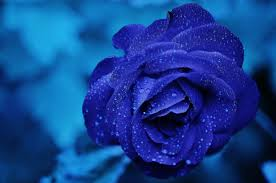
#> input picture img.jpeg, 276 x 183 px
$ python blurring.py --image img.jpeg
#> lines starting #> are read from the running program, lines starting #| are printed output that depends on the picture
import numpy as np
import cv2 as cv
import argparse

parser = argparse.ArgumentParser()
parser.add_argument("-i","--image",required = True,help = "Help!!!")
args = parser.parse_args()

image = cv.imread(args.image)
#> image is the input picture: shape (183, 276, 3); mean B, G, R 144.6, 64.9, 19.3
cv.imshow("Original",image)

blurred_avg = np.hstack([cv.blur(image,(3,3)),cv.blur(image,(5,5)),cv.blur(image,(7,7))])
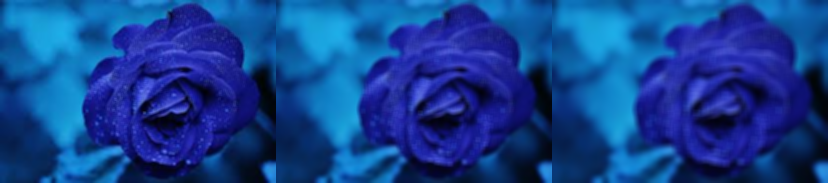
#> blurred_avg: shape (183, 828, 3); mean B, G, R 144.6, 64.9, 19.3
cv.imshow("Average Blurring ",blurred_avg)

blurred_gau = np.hstack([cv.GaussianBlur(image,(3,3),0),
						 cv.GaussianBlur(image,(5,5),0),
						 cv.GaussianBlur(image,(7,7),0)])
cv.imshow("Gaussian Blur ",blurred_gau)

blurred_med = np.hstack([cv.medianBlur(image,3),
						 cv.medianBlur(image,5),
						 cv.medianBlur(image,7)])
cv.imshow("Median Blur", blurred_med)

blurred_biF = np.hstack([cv.bilateralFilter(image,5,21,21),
						 cv.bilateralFilter(image,7,31,31),
						 cv.bilateralFilter(image,9,41,41)])
cv.imshow("Bilateral Filter ",blurred_biF)

cv.waitKey(0)
